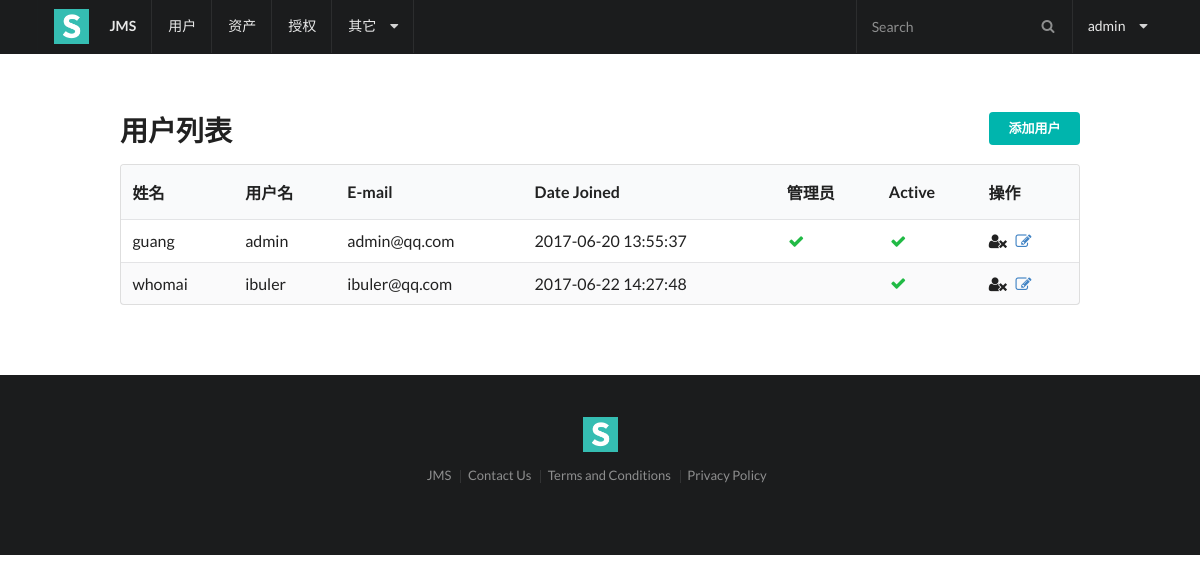
The page /users/ (signed in) on the database as committed earlier.
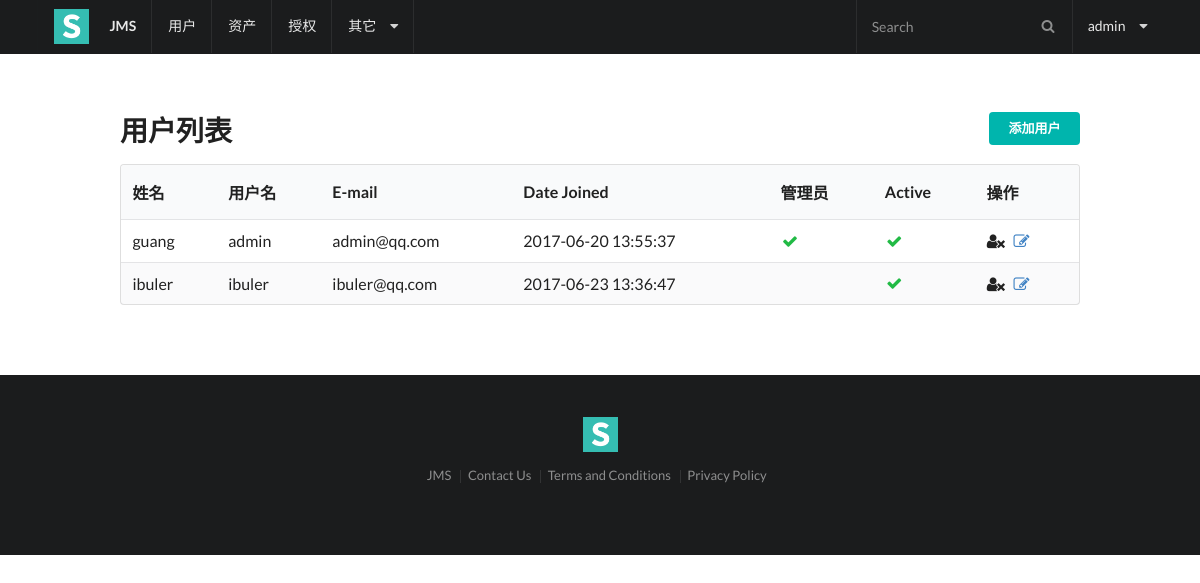
The same page on the database as committed later.
### users/models.py (models this page shows, shortened)
class User(AbstractUser):
    name = models.CharField(max_length=32, help_text="这是一个名字")
    wechat = models.CharField(max_length=128)

### users/views.py (the view)
@login_required(login_url=reverse_lazy('users:login'))
@user_passes_test(lambda user: user.is_superuser)
def user_list(request):
    users = User.objects.all()
    form = UserAddForm()
    return render(request, 'users/list.html', {'users': users, 'form': form})

### users/forms.py
class UserAddForm(ModelForm):
    class Meta:
        model = User
        fields = ['name', 'username', 'password', 'email']
        widgets = {
            'name': TextInput(attrs={'placeholder': 'Name'}),
            'username': TextInput(attrs={'placeholder': 'username'}),
            'password': PasswordInput(attrs={'placeholder': 'password'}),
            'email': EmailInput(attrs={'placeholder': 'email'})
        }

### users/templates/users/list.html (shortened to what this page needs)
{% extends 'base.html' %}
{% block content %}
    <div class="ui right floated small teal labeled button" id="user_add_btn"> 添加用户</div>
    <h1 class="ui header">用户列表</h1>
    <table class="ui striped table">
        <thead>
        <tr>
            <th>姓名</th>
            <th>用户名</th>
            <th>E-mail</th>
            <th>Date Joined</th>
            <th>管理员</th>
            <th>Active</th>
            <th>操作</th>
        </tr>
        </thead>
        <tbody>
        {% for user in users %}
            <tr {% if not user.is_active %} class="error" {% endif %}>
                <td>{{ user.name }}</td>
                <td>{{ user.username }}</td>
                <td>{{ user.email }}</td>
                <td>{{ user.date_joined|date:"Y-m-d H:i:s" }}</td>
                {% if user.is_superuser %}
                    <td class="aligned">
                        <i class="green checkmark icon"></i>
                    </td>
                {% else %}
                    <td></td>
                {% endif %}
                {% if not user.is_active %}
                    <td class="error"><i class="remove icon"></i></td>
                {% else %}
                    <td class="aligned">
                        <i class="green checkmark icon"></i>
                    </td>
                {% endif %}
                <td>
                    <i class="remove user icon" href="{% url 'users:del' user.id %}" ></i>
                    <a href="{% url 'users:update' user.id %}" ><i class="edit icon"></i></a>
                </td>
            </tr>
        {% endfor %}
        </tbody>
    </table>
{% endblock %}

### templates/base.html (shortened to what this page needs)
{% load staticfiles %}
<html>
<head>
    <link rel="stylesheet" type="text/css" href="{% static 'semantic/semantic.min.css' %}">
</head>
<body>
    <div class="ui fixed inverted menu">
        <div class="ui container">
            <a href="#" class="header item">
              <img class="logo" src="{% static 'img/logo.png' %}">
              JMS
            </a>
            <a href="{% url 'users:list' %}" class="item">用户</a>
            <a href="{% url 'assets:list' %}" class="item">资产</a>
            <a href="{% url 'perms:list' %}" class="item">授权</a>
            <div class="ui simple dropdown item">
                其它<i class="dropdown icon"></i>
            </div>
            <div class="right menu">
                <div class="item">
                  <div class="ui transparent inverted icon input">
                    <i class="search icon"></i>
                    <input type="text" placeholder="Search">
                  </div>
                </div>
                <div class="ui simple dropdown item">
                {{ request.user.username }} <i class="dropdown icon"></i>
            </div>
            </div>
        </div>
    </div>
    <div class="ui main text container">
        {% block content %}
        {% endblock %}
    </div>
    <div class="ui inverted vertical footer segment">
        <div class="ui center aligned container">
            <img src="{% static 'img/logo.png' %}" class="ui centered mini image">
            <div class="ui horizontal inverted small divided link list">
                <a class="item" href="#">JMS</a>
                <a class="item" href="#">Contact Us</a>
                <a class="item" href="#">Terms and Conditions</a>
                <a class="item" href="#">Privacy Policy</a>
            </div>
        </div>
    </div>
</body>
</html>

Rows that differ between the two databases and show on the page:
removed User: name "whomai", username "ibuler", email "ibuler@qq.com", date_joined "2017-06-22 14:27:48", is_superuser False (drawn), is_active True (drawn)
added User: name "ibuler", username "ibuler", email "ibuler@qq.com", date_joined "2017-06-23 13:36:47", is_superuser False (drawn), is_active True (drawn)
